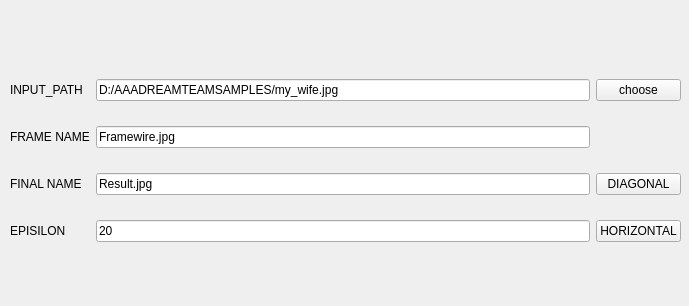
<?xml version="1.0" encoding="UTF-8"?>
<ui version="4.0">
 <class>Widget</class>
 <widget class="QWidget" name="Widget">
  <property name="geometry">
   <rect>
    <x>0</x>
    <y>0</y>
    <width>689</width>
    <height>306</height>
   </rect>
  </property>
  <property name="windowTitle">
   <string>Widget</string>
  </property>
  <widget class="QWidget" name="gridLayoutWidget">
   <property name="geometry">
    <rect>
     <x>10</x>
     <y>60</y>
     <width>671</width>
     <height>201</height>
    </rect>
   </property>
   <layout class="QGridLayout" name="gridLayout">
    <item row="2" column="0">
     <widget class="QLabel" name="fin_label">
      <property name="text">
       <string>FINAL NAME</string>
      </property>
     </widget>
    </item>
    <item row="0" column="0">
     <widget class="QLabel" name="input_label">
      <property name="text">
       <string>INPUT_PATH</string>
      </property>
     </widget>
    </item>
    <item row="2" column="2">
     <widget class="QPushButton" name="diagButton">
      <property name="text">
       <string>DIAGONAL</string>
      </property>
     </widget>
    </item>
    <item row="3" column="0">
     <widget class="QLabel" name="eps_label">
      <property name="text">
       <string>EPISILON</string>
      </property>
     </widget>
    </item>
    <item row="3" column="2">
     <widget class="QPushButton" name="horiButton">
      <property name="text">
       <string>HORIZONTAL</string>
      </property>
     </widget>
    </item>
    <item row="1" column="0">
     <widget class="QLabel" name="frame_label">
      <property name="text">
       <string>FRAME NAME</string>
      </property>
     </widget>
    </item>
    <item row="0" column="2">
     <widget class="QPushButton" name="pthButton">
      <property name="text">
       <string>choose</string>
      </property>
     </widget>
    </item>
    <item row="0" column="1">
     <widget class="QLineEdit" name="pthEdit">
      <property name="text">
       <string>D:/AAADREAMTEAMSAMPLES/my_wife.jpg</string>
      </property>
     </widget>
    </item>
    <item row="1" column="1">
     <widget class="QLineEdit" name="frameEdit">
      <property name="text">
       <string>Framewire.jpg</string>
      </property>
     </widget>
    </item>
    <item row="2" column="1">
     <widget class="QLineEdit" name="resEdit">
      <property name="text">
       <string>Result.jpg</string>
      </property>
     </widget>
    </item>
    <item row="3" column="1">
     <widget class="QLineEdit" name="epsEdit">
      <property name="text">
       <string>20</string>
      </property>
     </widget>
    </item>
   </layout>
  </widget>
 </widget>
 <resources/>
 <connections/>
</ui>
